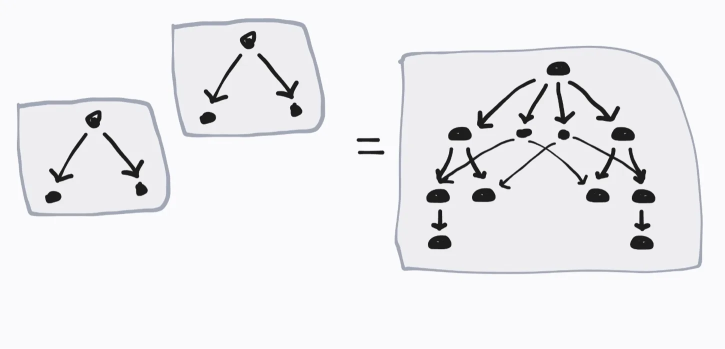
#> input picture home/walk/elliot-1.webp, 1450 x 698 px (shown at 1/2 size)
$ python recolor-fig1.py ../home/walk/elliot-1.webp ../home/walk/elliot-2.webp
#> lines starting #> are read from the running program, lines starting #| are printed output that depends on the picture; after the words box and inside, x2 and y2 are one past the last pixel; in counts of white or black regions, pixels touching at a corner belong together
# Recolor the paper's Figure 1 still (how-it-works.webp) into the page's four
# colors: tiles A B C D (the paper's blue, yellow, green, red) take a game
# pad's colors by letter (A red, B yellow, C blue, D green, at the page's
# saturation); the paper's magenta (the dragged tile's marks) becomes the
# page's red; the dark red render arrows and "render" become ink.
import sys
import numpy as np
from PIL import Image
from scipy.ndimage import binary_dilation

src, out = sys.argv[1], sys.argv[2]
im = np.asarray(Image.open(src).convert("RGB")).astype(float) / 255

def hexc(h):
    return np.array([int(h[i:i + 2], 16) for i in (1, 3, 5)]) / 255

def onwhite(h, a):
    return 1 - a * (1 - hexc(h))

mx, mn = im.max(2), im.min(2)
L = (mx + mn) / 2
d = mx - mn
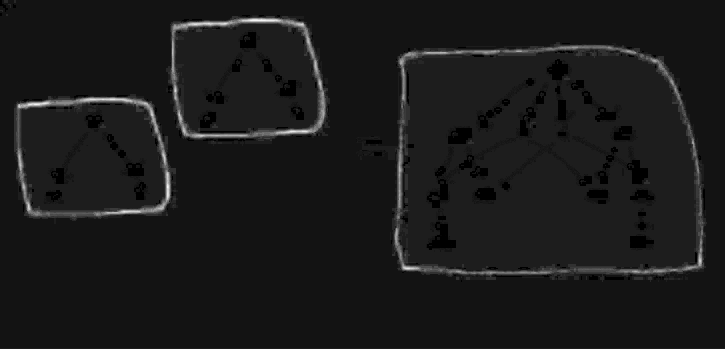
#> d: shape (698, 1450) float64 (shown at 1/2 size); min 0, max 0.102, mean 0.0105; drawn with min black and max white
S = np.where(d == 0, 0, d / (1 - np.abs(2 * L - 1) + 1e-9))
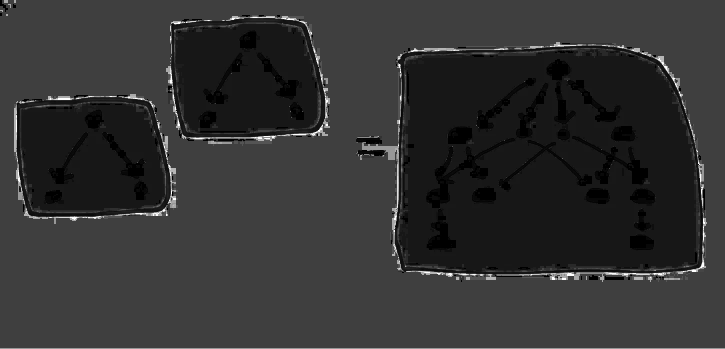
#> S: shape (698, 1450) float64 (shown at 1/2 size); min 0, max 1, mean 0.196
r, g, b = im[..., 0], im[..., 1], im[..., 2]
H = np.where(mx == r, ((g - b) / (d + 1e-9)) % 6, np.where(mx == g, (b - r) / (d + 1e-9) + 2, (r - g) / (d + 1e-9) + 4)) * 60
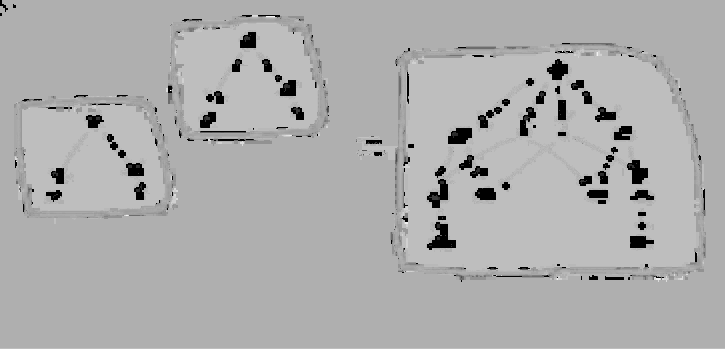
#> H: shape (698, 1450) float64 (shown at 1/2 size); min 0, max 348, mean 237.3; drawn with min black and max white

lum = lambda c: (c.max() + c.min()) / 2
INK = hexc("#1d1d1f")
PAGE_RED = "#dc3400"

# (source anchors, light to dark) → (target anchors)
FAMILIES = {
    "A": (["#cde7fc", "#7ab9ef", "#56a6e8"], ["#f8cfcc", "#e8605c", "#dc2626"]),
    "B": (["#f9e4b0", "#e2b54e", "#d49b2c"], ["#fde7a3", "#eeb820", "#cc9200"]),
    "C": (["#c4f0dc", "#5cc88a", "#3aae6a"], ["#cfe1fe", "#5d95f1", "#2f72e4"]),
    "D": (["#f3b7b9", "#d9666c", "#c94f56"], ["#c8f0d2", "#41bf68", "#1e9c4b"]),
    "magenta": (["#f8c0f8", "#c838d0"], [onwhite(PAGE_RED, 0.3), PAGE_RED]),
    "maroon": (["#800808"], ["#1d1d1f"]),
}

def chain(pix_L, srcs, dsts):
    """Map lightness along white → anchors (light to dark) → black onto the target chain."""
    sL = [1.0] + [lum(hexc(c) if isinstance(c, str) else c) for c in srcs] + [0.0]
    tC = [np.ones(3)] + [hexc(c) if isinstance(c, str) else c for c in dsts] + [np.zeros(3)]
    outc = np.zeros(pix_L.shape + (3,))
    for i in range(len(sL) - 1):
        hi, lo = sL[i], sL[i + 1]
        m = (pix_L <= hi) & (pix_L >= lo) if i < len(sL) - 2 else (pix_L <= hi)
        w = np.clip((hi - pix_L[m]) / max(hi - lo, 1e-6), 0, 1)[:, None]
        outc[m] = tC[i] * (1 - w) + tC[i + 1] * w
    return outc

chroma = (S > 0.18) & (L < 0.94) & (d > 0.04)
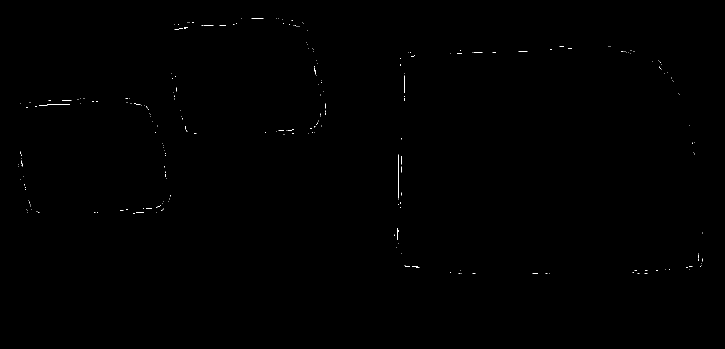
#> chroma: shape (698, 1450) bool (shown at 1/2 size); 0.11% white in thin lines or dots, all inside (x1, y1, x2, y2) = (37, 36, 1406, 548)
redhue = (H < 25) | (H > 335)
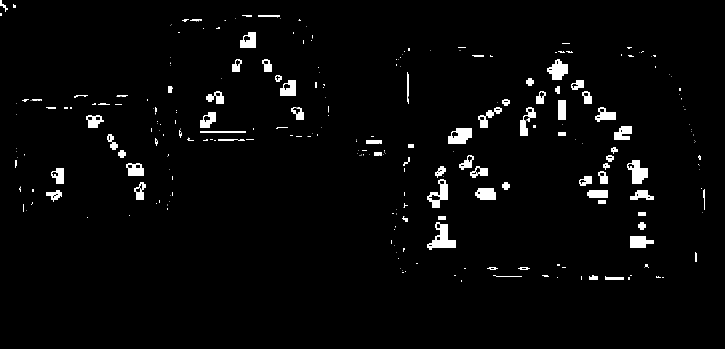
#> redhue: shape (698, 1450) bool (shown at 1/2 size); 2.9% white; 268 white regions (156 under 20 px), largest, box (x1, y1, x2, y2) and area: (854, 444, 912, 500) 1530, (1254, 320, 1296, 368) 1216, (896, 256, 944, 288) 1156
maroon = binary_dilation((L < 0.45) & (S > 0.4) & redhue, iterations=2) & redhue & chroma
#> maroon: shape (698, 1450) bool; every value is 0
masks = {
    "maroon": maroon,
    "magenta": chroma & (H >= 270) & (H < 335),
    "A": chroma & (H >= 185) & (H < 240),
    "B": chroma & (H >= 28) & (H < 70),
    "C": chroma & (H >= 120) & (H < 185),
    "D": chroma & redhue & ~maroon,
}
res = im.copy()
for k, m in masks.items():
    srcs, dsts = FAMILIES[k]
    res[m] = chain(L[m], srcs, dsts)
#> this loop made 6 passes
#> (k, srcs, dsts, sL in chain) on passes 2 to 6: ('magenta', ['#f8c0f8', '#c838d0'], [[0.959, 0.761, 0.7], '#dc3400'], [1, 0.863, 0.518, 0]), ('A', ['#cde7fc', '#7ab9ef', '#56a6e8'], ['#f8cfcc', '#e8605c', '#dc2626'], [1, 0.896, 0.708, 0.624, 0]), ('B', ['#f9e4b0', '#e2b54e', '#d49b2c'], ['#fde7a3', '#eeb820', '#cc9200'], [1, 0.833, 0.596, 0.502, 0]), ('C', ['#c4f0dc', '#5cc88a', '#3aae6a'], ['#cfe1fe', '#5d95f1', '#2f72e4'], [1, 0.855, 0.573, 0.455, 0]), ('D', ['#f3b7b9', '#d9666c', '#c94f56'], ['#c8f0d2', '#41bf68', '#1e9c4b'], [1, 0.835, 0.625, 0.549, 0])
#> (k, srcs, dsts, sL in chain, tC in chain) on pass 1: ('maroon', ['#800808'], ['#1d1d1f'], [1, 0.267, 0], [[1, 1, 1], [0.114, 0.114, 0.122], [0, 0, 0]])
Image.fromarray((np.clip(res, 0, 1) * 255).round().astype(np.uint8)).save(out)

$ run again, on home/walk/elliot-3.webp
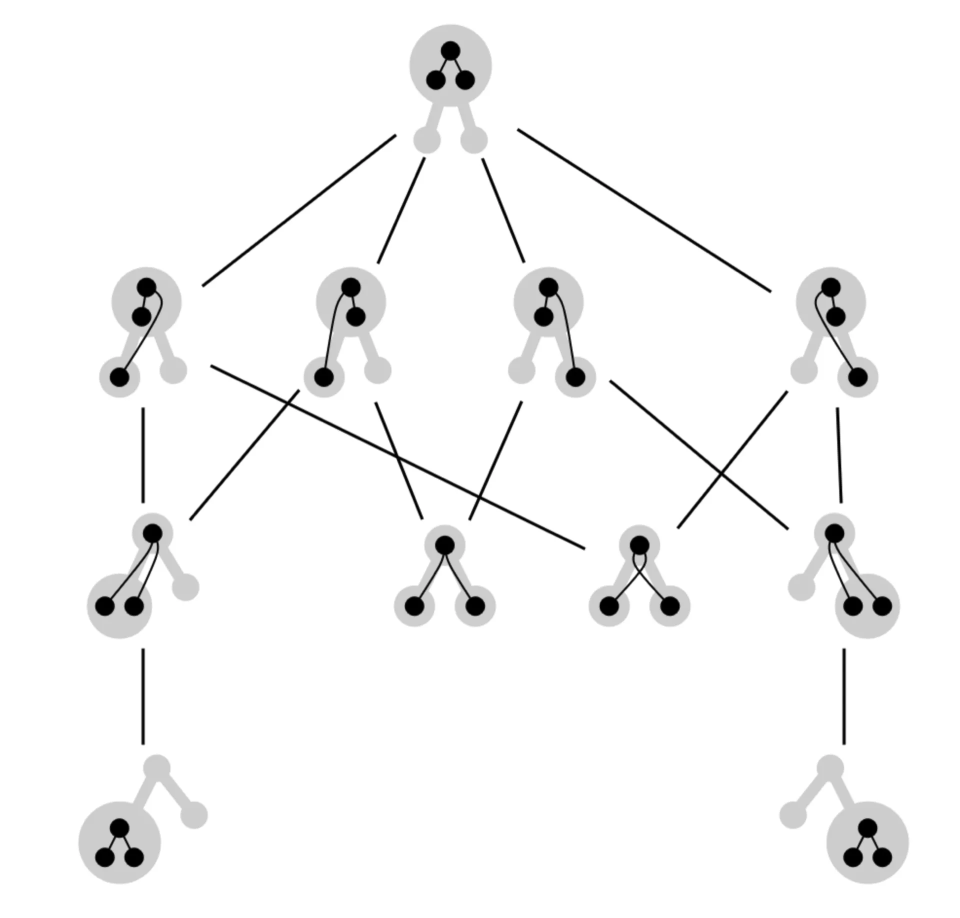
#> input picture home/walk/elliot-3.webp, 1920 x 1836 px (shown at 1/2 size)
#> `d = mx - mn`:
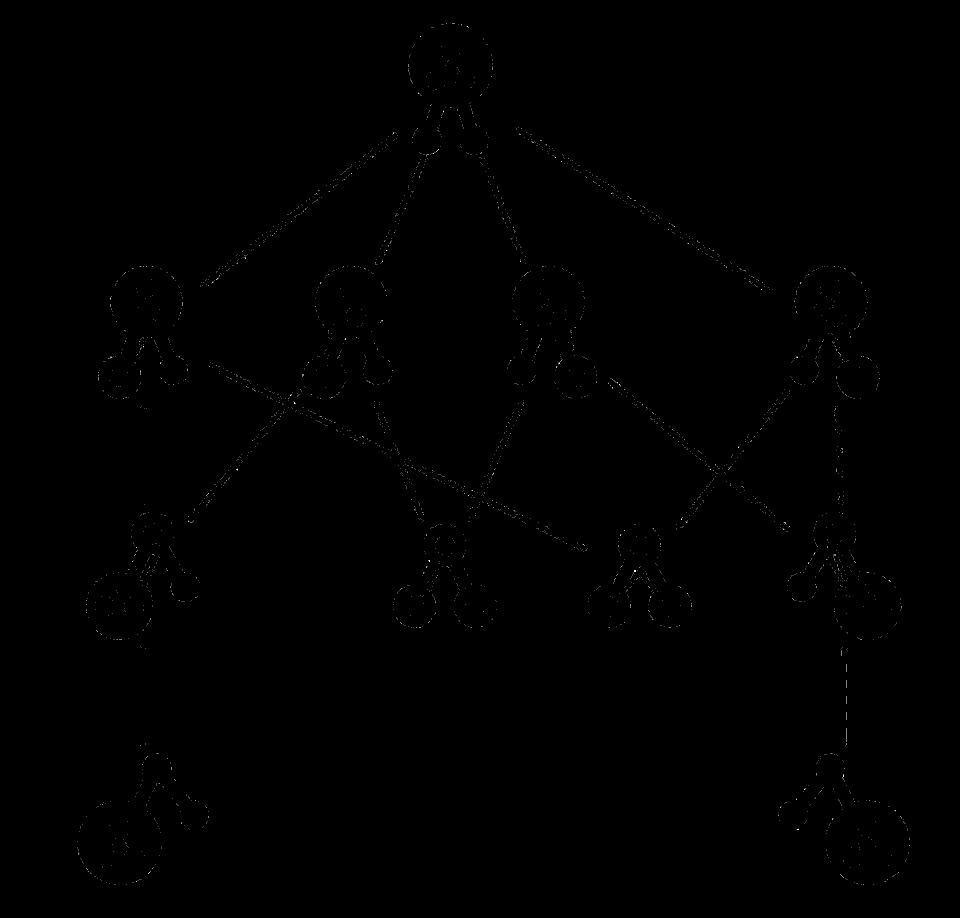
#> d: shape (1836, 1920) float64 (shown at 1/2 size); min 0, max 0.00392, mean 4.93e-06; drawn with min black and max white
#> H: shape (1836, 1920) float64; values 0 (black) and 300 (white), 0.13% white in thin lines or dots, all inside (x1, y1, x2, y2) = (155, 46, 1820, 1770)
#> chroma: shape (1836, 1920) bool; every value is 0
#> `redhue = (H < 25) | (H > 335)`:
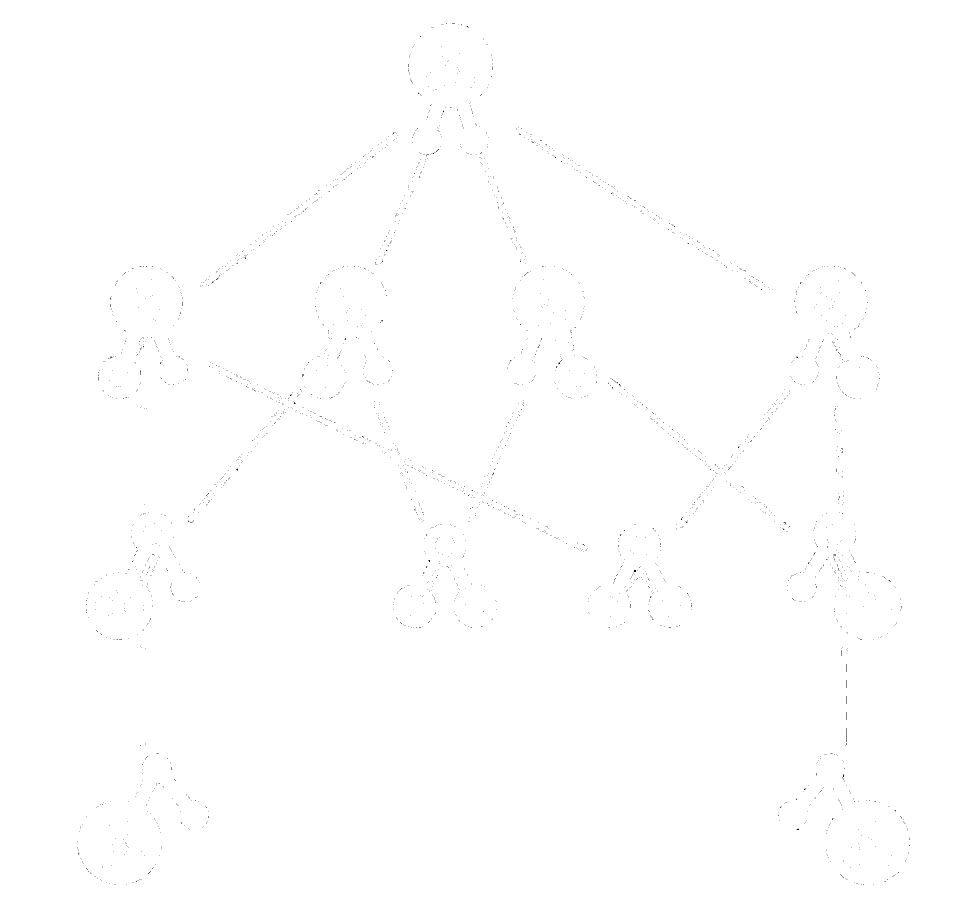
#> redhue: shape (1836, 1920) bool (shown at 1/2 size); 99.9% white; black in thin lines or dots, all inside (x1, y1, x2, y2) = (155, 46, 1820, 1770)
#> the loop `for k, m in masks.items():` made 6 passes
#> (k, srcs, dsts, sL in chain) on passes 2 to 5: ('magenta', ['#f8c0f8', '#c838d0'], [[0.959, 0.761, 0.7], '#dc3400'], [1, 0.863, 0.518, 0]), ('A', ['#cde7fc', '#7ab9ef', '#56a6e8'], ['#f8cfcc', '#e8605c', '#dc2626'], [1, 0.896, 0.708, 0.624, 0]), ('B', ['#f9e4b0', '#e2b54e', '#d49b2c'], ['#fde7a3', '#eeb820', '#cc9200'], [1, 0.833, 0.596, 0.502, 0]), ('C', ['#c4f0dc', '#5cc88a', '#3aae6a'], ['#cfe1fe', '#5d95f1', '#2f72e4'], [1, 0.855, 0.573, 0.455, 0])
